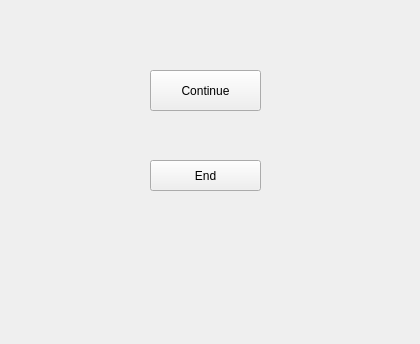
<?xml version="1.0" encoding="UTF-8"?>
<ui version="4.0">
 <class>Menu</class>
 <widget class="QWidget" name="Menu">
  <property name="geometry">
   <rect>
    <x>0</x>
    <y>0</y>
    <width>420</width>
    <height>344</height>
   </rect>
  </property>
  <property name="windowTitle">
   <string>Form</string>
  </property>
  <widget class="QPushButton" name="ContinueAsButton">
   <property name="geometry">
    <rect>
     <x>150</x>
     <y>70</y>
     <width>111</width>
     <height>41</height>
    </rect>
   </property>
   <property name="text">
    <string>Continue</string>
   </property>
  </widget>
  <widget class="QPushButton" name="EndAsButton">
   <property name="geometry">
    <rect>
     <x>150</x>
     <y>160</y>
     <width>111</width>
     <height>31</height>
    </rect>
   </property>
   <property name="text">
    <string>End</string>
   </property>
  </widget>
 </widget>
 <resources/>
 <connections/>
</ui>
